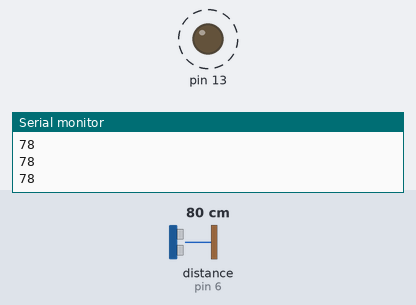
The sketch below on a simulated Arduino Uno, built with avr-gcc and run on an emulated ATmega328P. Shown: output pins drawn as LEDs (lit = HIGH), the last lines printed to the serial monitor. Wiring (inferred from the names in the program): ultrasonic range finder: trigger pin 7; echo pin 6. Dashed ring = blinking. The test bench sets the inputs (shaded band); at power-on: distance to the obstacle (sensor on pin 6) 80 cm. The echo pulse lasts 58.3 µs per cm; pins used as bus, display or sensor lines are not drawn.

Above: at 0.91 s.
1.3 s: distance to the obstacle (sensor on pin 6) set to 23 cm
4.3 s: distance to the obstacle (sensor on pin 6) set to 19 cm
At 5.4 s:
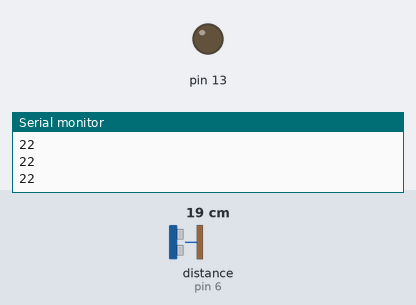
5.9 s: distance to the obstacle (sensor on pin 6) set to 35 cm
At 6.2 s:
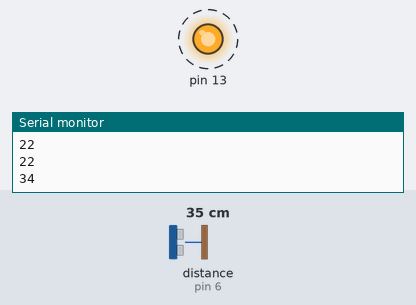
8.9 s: distance to the obstacle (sensor on pin 6) set to 2 cm
At 9.02 s:
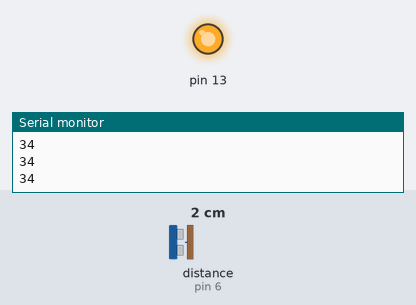
Timing chart, 0 to 11.4 s (numbered marks = the images above; inputs shaded):
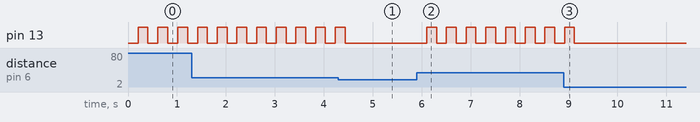

Measured:
- the behaviour switches between 21 and 20 cm on distance to the obstacle (sensor on pin 6) (found by bisection; images 0 and 1)
- after the input at 4.3 s, pin 13: goes on until 4.4 s, then stays LOW
- after the input at 5.9 s, pin 13: alternates HIGH for 0.20 s and LOW for 0.20 s, starting after 0.20 s
- after the input at 8.9 s, pin 13: goes on until 9.1 s, then stays LOW
- by itself, pin 13: alternates HIGH for 0.20 s and LOW for 0.20 s

The sketch:

sketch_jul17b.ino
```cpp
#define echoPin 2
#define trigPin 3
#define echoPin2 6
#define trigPin2 7

long duration;
int distance;

void setup() {
  pinMode(trigPin, OUTPUT);
  pinMode(echoPin, INPUT);
  pinMode(trigPin2, OUTPUT);
  pinMode(echoPin2, INPUT);
  pinMode(13, OUTPUT);
  Serial.begin(9600);

}

void loop() {
  digitalWrite(13, LOW);
  digitalWrite(trigPin2, HIGH);
  delayMicroseconds(10);
  digitalWrite(trigPin2, LOW);
  duration = pulseIn(echoPin2, HIGH);
  distance = duration * 0.034 / 2;

  if (distance >= 20 && distance <= 200)
  {
    Serial.println(distance);
    delay(200);
    digitalWrite(13, HIGH);
    delay(200);
  }

}
```
